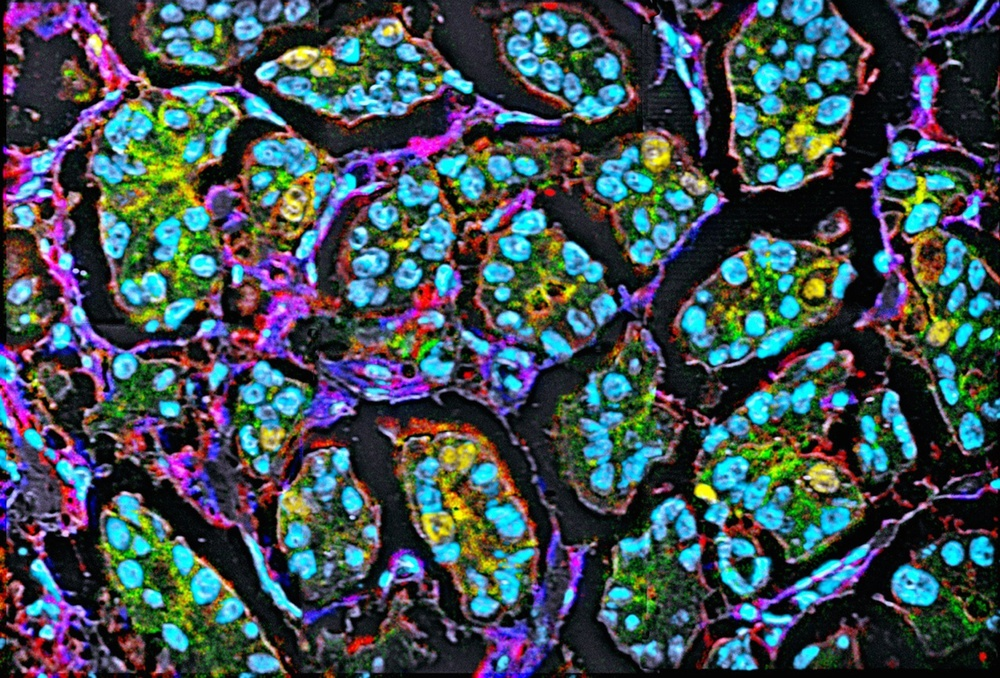
#> input picture Images/michael-angelo-breast-cancer-cells.jpg, 1000 x 678 px, shrunk from 1500 x 1017 before the run
$ python -i sliding_window.py   (imports and definitions only)   (older library calls are emulated)
#> lines starting #> are read from the running program, lines starting #| are printed output that depends on the picture; after the words box and inside, x2 and y2 are one past the last pixel; in counts of white or black regions, pixels touching at a corner belong together
#> further down, picture is the input picture: shape (678, 1000, 3); mean B, G, R 84.4, 79.1, 64.1
import numpy as np
import cv2 as cv


# [18 lines left out: function label_image_watershed, not called in this run]


def oversegmentation_watershed(img):
    imgray = cv.cvtColor(img, cv.COLOR_BGR2GRAY)
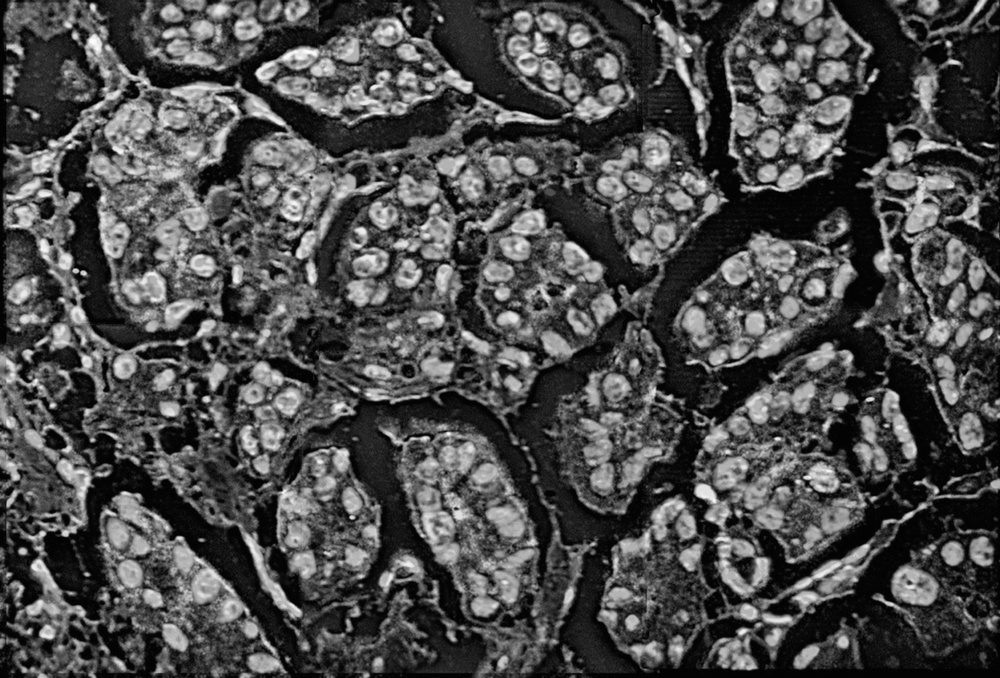
#> imgray: shape (678, 1000); min 0, max 254, mean 75.2

    cv.imshow("Grayscale", imgray)
    cv.waitKey(0)

    ret, thresh = cv.threshold(imgray, 75, 255, 0)
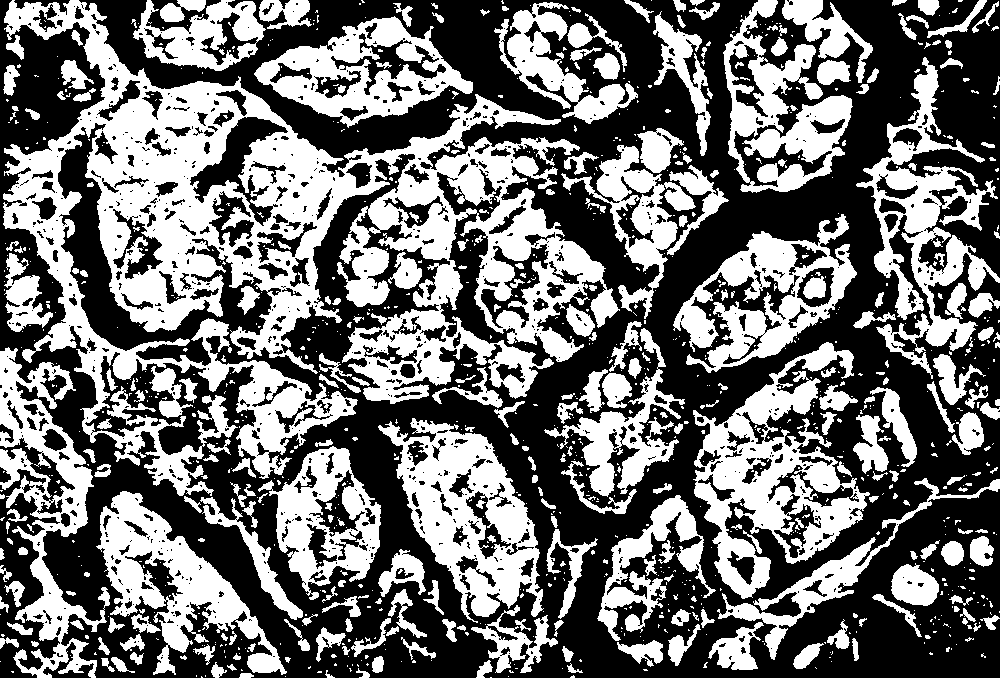
#> thresh: shape (678, 1000); 43.5% white; 1091 white regions (793 under 20 px)
    im2, contours, hierarchy = cv.findContours(thresh, cv.RETR_TREE, cv.CHAIN_APPROX_SIMPLE)
#> contours = 2247 contours, 1678 with area under 20; largest, box (x1, y1, x2, y2) and area: (3, 0, 620, 496) 114956, (693, 342, 870, 599) 20161, (378, 418, 544, 623) 17326, (856, 57, 1000, 379) 13290, (254, 16, 473, 128) 13040

    print(len(contours))
#| 2247
    print(contours[0])
#| [[[490 677]]
#|  [[491 677]]]

    images = []
    usable_contours = []

    MIN_CONTOUR_AREA = 100

    for cnt in contours:
        contour_area = cv.contourArea(cnt)

        if (contour_area < MIN_CONTOUR_AREA):
            continue
        x, y, w, h = cv.boundingRect(cnt)
        ROI = img[y:y + h, x:x + w]
        images.append(ROI)
        usable_contours.append(cnt)
#> this loop made 2247 passes
#> contour_area on passes 8, 17, 25: 45.5, 42, 22
#> after the loop, images = 213 items; usable_contours = 213 contours; largest, box (x1, y1, x2, y2) and area: (3, 0, 620, 496) 114956, (693, 342, 870, 599) 20161, (378, 418, 544, 623) 17326, (856, 57, 1000, 379) 13290, (254, 16, 473, 128) 13040

    return images, usable_contours


# [36 lines left out: functions split_image, label_image, not called in this run]

>>> import cv2
>>> picture = cv2.imread('../Images/michael-angelo-breast-cancer-cells.jpg')
>>> result = oversegmentation_watershed(picture)
